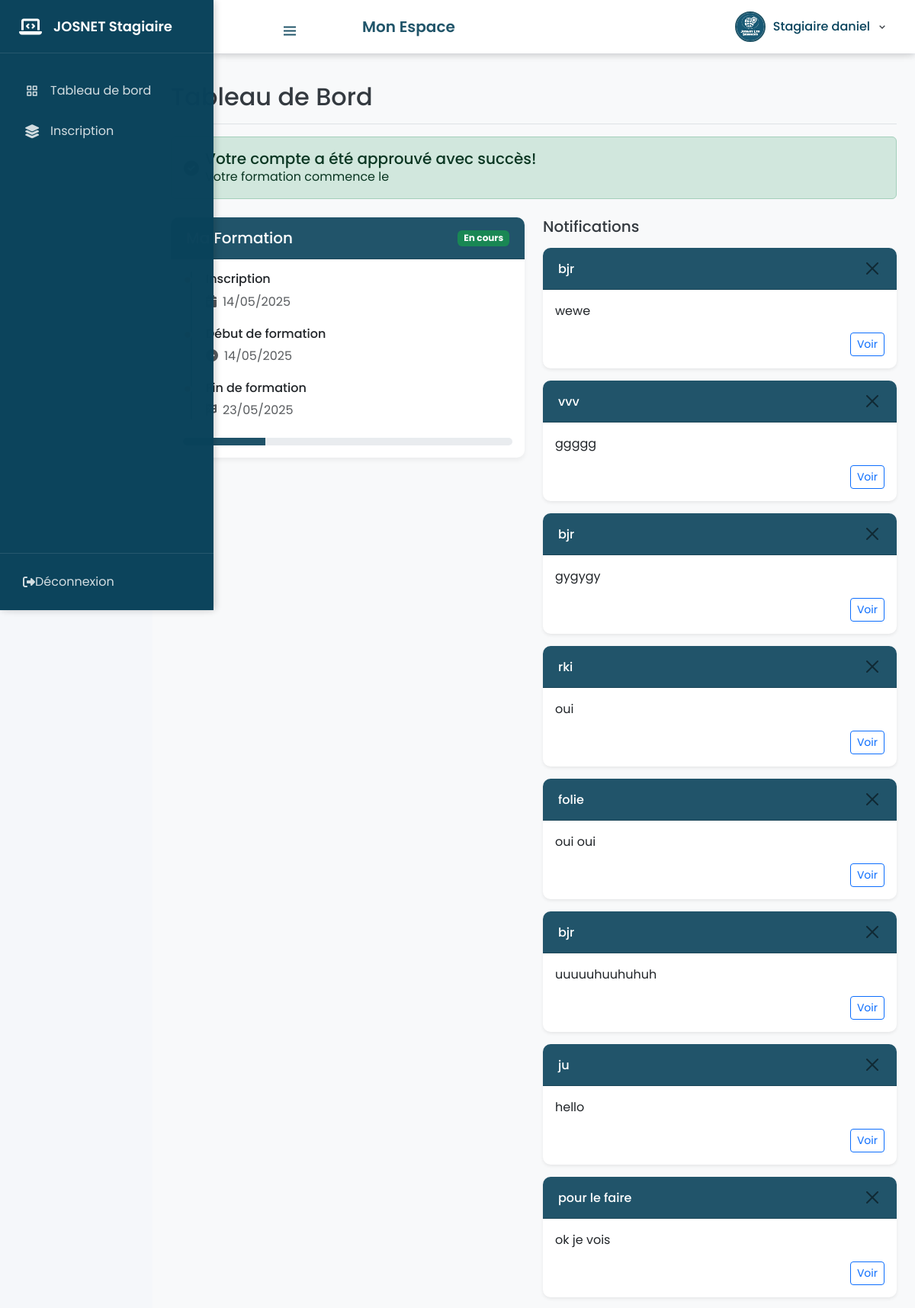
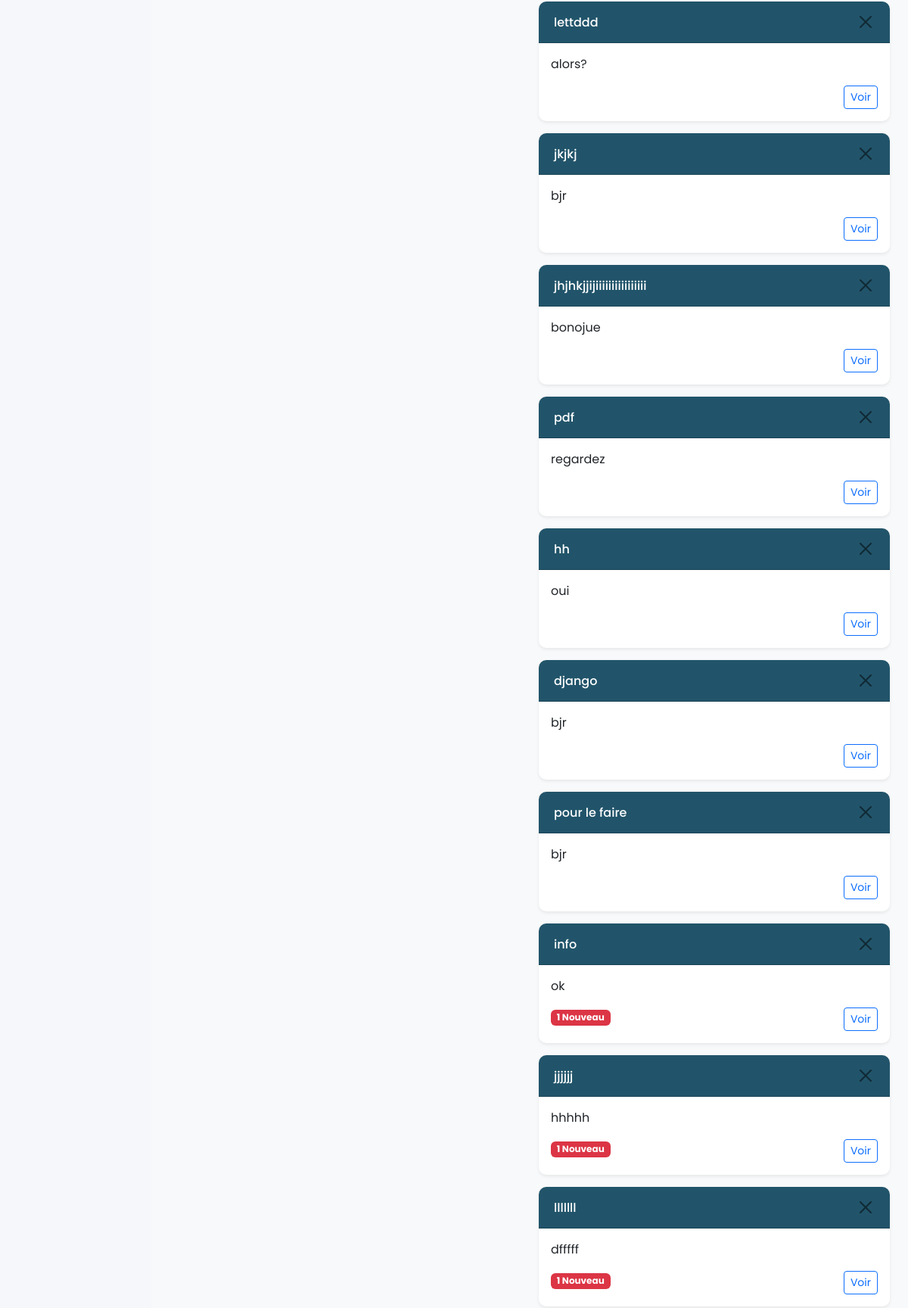
Screenshot of /dashapprenant (signed in, upper part) with the database file from the repository (2 pictures, top to bottom).
### inscription/models.py (models this page shows, shortened)
class Cours(models.Model):
    titre = models.CharField(max_length=100)
    description = models.TextField()
    formateur = models.ForeignKey(Formateur, on_delete=models.SET_NULL, null=True, blank=True)
    date_debut = models.DateField()
    date_fin = models.DateField()
    module = models.ForeignKey(Module, on_delete=models.CASCADE)
    price = models.DecimalField(max_digits=10, decimal_places=2,default=0)
    heure = models.FloatField(default=0)
    est_actif = models.BooleanField(default=True)

class Conversation(models.Model):
    sujet = models.CharField(max_length=200)
    participants = models.ManyToManyField(User, related_name='conversations')
    date_creation = models.DateTimeField(default=timezone.now)
    est_groupe = models.BooleanField(default=False)

class Message(models.Model):
    conversation = models.ForeignKey(Conversation, on_delete=models.CASCADE, related_name='messages')
    expediteur = models.ForeignKey(User, on_delete=models.CASCADE, related_name='messages_envoyes')
    contenu = models.TextField()
    fichier = models.FileField(upload_to='messages/fichiers/', null=True, blank=True)
    image = models.ImageField(upload_to='messages/images/', null=True, blank=True)
    date_envoi = models.DateTimeField(default=timezone.now)
    class Meta:
        ordering = ['date_envoi']

### inscription/views.py (the view)
# urls.py: path('dashapprenant', dashapprenant, name='dashapprenant'),
@login_required(login_url='login')
def dashapprenant(request):
    user = request.user
    paiements_list = Paiement.objects.filter(apprenant=user, paiement_effectue=True).order_by('-date_paiement')
    total_paiement = paiements_list.aggregate(Sum('prix'))['prix__sum'] or 0
    if paiements_list.exists():
        cours = Cours.objects.filter(paiement__in=paiements_list).distinct()
        total_heures = cours.aggregate(Sum('heure'))['heure__sum'] or 0
    else:
        cours = []
        total_heures = 0
    inscriptions = Inscription.objects.all()
    conversations = Conversation.objects.filter(participants=user).prefetch_related(
        Prefetch(
            'messages',
            queryset=Message.objects.order_by('-date_envoi'),
            to_attr='all_messages'
        )
    )
    data = []
    for conv in conversations:
        dernier_message = conv.all_messages[0] if conv.all_messages else None
        if dernier_message:
            non_lu = StatutMessage.objects.filter(
                message=dernier_message,
                utilisateur=user,
                est_lu=False
            ).exists()
            data.append({
                'conversation': conv,
                'dernier_message': dernier_message,
                'non_lu': non_lu
            })
    return render(request, 'dashapprenant.html', {
        'conversations': data,
        'cours': cours,
        'total_paiement': total_paiement,
        'paiements_list': paiements_list,
        'inscriptions': inscriptions,
        'total_heures': total_heures
    })

### inscription/templates/dashapprenant.html (shortened to what this page needs)
{% extends 'index_apprenant.html' %}
{% load static %}
{% block content %}
{% include "navappr.html" %}
<!DOCTYPE html>
<html lang="fr">
<head>
    <link href="https://cdn.jsdelivr.net/npm/bootstrap@5.3.0/dist/css/bootstrap.min.css" rel="stylesheet">
    <link rel="stylesheet" href="https://cdnjs.cloudflare.com/ajax/libs/font-awesome/6.4.0/css/all.min.css">
</head>
<body>
    <br><br><br>
    <div class="container-fluid">
        <div class="row">
            <main class="col-md-9 ms-sm-auto col-lg-10 px-md-4 main-content">
                <div class="d-flex justify-content-between flex-wrap flex-md-nowrap align-items-center pt-3 pb-2 mb-3 border-bottom">
                    <h1 class="h2">Tableau de Bord</h1>
                </div>
                <div class="alert alert-success d-flex align-items-center mb-4" role="alert">
                    <div>
                        <h5 class="mb-0">Votre compte a été approuvé avec succès!</h5>
                        <p class="mb-0">Votre formation commence le <strong>{{ formation.date_debut|date:"d/m/Y" }}</strong></p>
                    </div>
                </div>
                <div class="row">
                    <div class="col-md-6">
                        <div class="card">
                            <div class="card-header d-flex justify-content-between align-items-center">
                                <h5 class="mb-0">Ma Formation</h5>
                                <span class="badge bg-success">En cours</span>
                            </div>
                            <div class="card-body">
                                <div class="timeline">
                                    <div class="timeline-item">
                                        <h6>Inscription</h6>
                                        <p class="text-muted mb-2">
                                            {{ user.date_joined|date:"d/m/Y" }}
                                        </p>
                                    </div>
                                    <div class="timeline-item">
                                        <h6>Début de formation</h6>
                                        <p class="text-muted mb-2">
                                            {% if cours %}
                                                {{ cours.0.date_debut|date:"d/m/Y" }}
                                            {% endif %}
                                        </p>
                                    </div>
                                    <div class="timeline-item">
                                        <h6>Fin de formation</h6>
                                        <p class="text-muted mb-2">
                                            {% if cours %}
                                                {{ cours.0.date_fin|date:"d/m/Y" }}
                                            {% endif %}
                                        </p>
                                    </div>
                                </div>
                                <div class="mt-4">
                                    <div class="progress">
                                        <div class="progress-bar" role="progressbar" style="width: 25%;" aria-valuenow="25" aria-valuemin="0" aria-valuemax="100"></div>
                                    </div>
                                </div>
                            </div>
                        </div>
</div>
<div class="col-md-6">
    <h5 class="mb-3">Notifications</h5>
    {% for conv in conversations %}
        <div class="card mb-3 shadow-sm notification-card {% if conv.non_lu %}border-warning{% endif %}">
            <div class="card-header d-flex justify-content-between align-items-center">
                <h6 class="mb-0">{{ conv.conversation.sujet }}</h6>
                <button type="button" class="btn-close btn-close-sm" aria-label="Fermer" onclick="this.closest('.notification-card').remove();"></button>
            </div>
            <div class="card-body">
                <p class="card-text">{{ conv.dernier_message.contenu|truncatewords:15 }}</p>
                {% if conv.non_lu %}
                    <span class="badge bg-danger">1 Nouveau</span>
                {% endif %}
                <a href="{% url 'messagerie:conv_apprenant' conv.conversation.pk %}" class="btn btn-sm btn-outline-primary float-end">Voir</a>
            </div>
        </div>
    {% empty %}
        <div class="card text-center text-muted p-4">
            <i class="fas fa-bell-slash fa-2x mb-2"></i>
            <p class="mb-0">Aucune nouvelle notification</p>
        </div>
    {% endfor %}
</div>
                    </div>
                </div>
                    </div>
</body>
</html>
{% endblock %}

### inscription/templates/navappr.html (shortened to what this page needs)
{% load static %}
<div class="admin-sidebar">
    <a href="{% url 'accueil' %}" class="sidebar-header" style="display: flex; align-items: center; text-decoration: none; color: inherit;">
    <i class="fas fa-laptop-code"></i>
    <span class="logo-name">JOSNET Stagiaire</span>
</a>
    <ul class="sidebar-menu">
        <li class="menu-item">
            <a href="{% url 'dashapprenant' %}">
                <i class="bx bx-grid-alt"></i>
                <span>Tableau de bord</span>
            </a>
        </li>
        <li class="menu-item">
            <a href="{% url 'inscription_cours' %}">
                <i class="fas fa-layer-group"></i>
                <span>Inscription</span>
            </a>
        </li>
    </ul>
    <div class="sidebar-footer">
        <a href="{% url 'login' %}" class="logout-btn">
            <i class="fas fa-sign-out-alt"></i>
            <span>Déconnexion</span>
        </a>
    </div>
</div>
<nav class="admin-topbar">
    <div class="left-section">
        <button class="sidebar-toggle">
            <i class="bx bx-menu"></i>
        </button>
        <h1 class="page-title">Mon Espace</h1>
    </div>
    <div class="right-section">
        <div class="profile-dropdown">
            <img src="{% static 'images/logo.jpg' %}" alt="Apprenant" class="profile-img">
            <span class="admin-name">Stagiaire {{user}}</span>
            <i class="bx bx-chevron-down"></i>
        </div>
    </div>
</nav>

### inscription/static/css/style.css (style rules this page uses)
* { margin: 0; padding: 0; box-sizing: border-box; font-family: "Poppins", sans-serif; }
button { background-color: #185a76; color: white; width: 150px; height: 30px; border: 1px solid #ccc; font-size: 15px; border-radius: 5px; }

### inscription/templates/navappr.html (style rules this page uses)
:root { --primary-color: #063244; --primary-dark: #08435c; --primary-light: #e9f7fe; --sidebar-width: 280px; --topbar-height: 70px; --transition-speed: 0.3s; }
.admin-sidebar { position: fixed; top: 0; left: 0; width: var(--sidebar-width); height: 100vh; background: var(--primary-color); color: white; transition: all var(--transition-speed) ease; z-index: 1000; display: flex; flex-direction: column; box-shadow: 2px 0 10px rgba(0, 0, 0, 0.1); }
.sidebar-header { display: flex; align-items: center; padding: 0 25px; height: var(--topbar-height); border-bottom: 1px solid rgba(255, 255, 255, 0.1); }
.sidebar-header i { font-size: 24px; margin-right: 15px; color: white; }
.logo-name { font-size: 18px; font-weight: 600; color: white; }
.sidebar-menu { flex: 1; overflow-y: auto; padding: 20px 0; margin: 0; list-style: none; }
.menu-item { margin: 5px 15px; }
.menu-item a { display: flex; align-items: center; padding: 12px 15px; color: rgba(255, 255, 255, 0.8); text-decoration: none; border-radius: 6px; transition: all var(--transition-speed) ease; position: relative; }
.menu-item i { font-size: 18px; margin-right: 12px; width: 24px; text-align: center; }
.sidebar-footer { padding: 15px; border-top: 1px solid rgba(255, 255, 255, 0.1); }
.logout-btn { display: flex; align-items: center; padding: 10px 15px; color: rgba(255, 255, 255, 0.8); text-decoration: none; border-radius: 6px; transition: all var(--transition-speed) ease; }
.admin-topbar { position: fixed; top: 0; left: var(--sidebar-width); right: 0; height: var(--topbar-height); background: white; display: flex; align-items: center; justify-content: space-between; padding: 0 25px; box-shadow: 0 2px 10px rgba(0, 0, 0, 0.1); z-index: 999; transition: all var(--transition-speed) ease; }
.left-section { display: flex; align-items: center; }
.sidebar-toggle { background: none; border: none; font-size: 24px; color: var(--primary-color); margin-right: 20px; cursor: pointer; padding: 5px; border-radius: 4px; transition: all var(--transition-speed) ease; }
.page-title { font-size: 20px; font-weight: 600; color: var(--primary-color); margin: 0; }
.right-section { display: flex; align-items: center; }
.profile-dropdown { position: relative; display: flex; align-items: center; cursor: pointer; padding: 5px 10px; border-radius: 25px; transition: all var(--transition-speed) ease; }
.profile-img { width: 40px; height: 40px; border-radius: 50%; object-fit: cover; margin-right: 10px; border: 2px solid var(--primary-light); }
.admin-name { font-weight: 500; color: var(--primary-dark); margin-right: 8px; }

### inscription/templates/dashapprenant.html (style rules this page uses)
:root { --primary-color: #09425ae6; --primary-light: #074156e6; --secondary-color: #f8f9fa; --accent-color: #ff6b35; --text-dark: #343a40; --text-light: #f8f9fa; }
body { font-family: 'Segoe UI', Tahoma, Geneva, Verdana, sans-serif; background-color: #f5f7fa; color: var(--text-dark); }
.main-content { padding: 20px; background-color: var(--secondary-color); }
.card { border-radius: 10px; box-shadow: 0 4px 6px rgba(0, 0, 0, 0.05); margin-bottom: 20px; border: none; transition: transform 0.3s; }
.card-header { background-color: var(--primary-color); color: white; border-radius: 10px 10px 0 0 !important; padding: 15px 20px; font-weight: 600; }
.progress { height: 10px; border-radius: 5px; background-color: #e9ecef; }
.progress-bar { background-color: var(--primary-color); }
.timeline { position: relative; padding-left: 30px; }
.timeline::before { content: ''; position: absolute; left: 10px; top: 0; bottom: 0; width: 2px; background-color: var(--primary-color); }
.timeline-item { position: relative; margin-bottom: 20px; }
.timeline-item::before { content: ''; position: absolute; left: -30px; top: 5px; width: 12px; height: 12px; border-radius: 50%; background-color: var(--accent-color); border: 2px solid white; }

### rows the page displays
Cours: date_debut "14/05/2025", date_fin "23/05/2025"
Conversation: conversation.sujet "bjr", dernier_message.contenu "wewe"
Conversation: conversation.sujet "vvv", dernier_message.contenu "ggggg"
Conversation: conversation.sujet "bjr", dernier_message.contenu "gygygy"
Conversation: conversation.sujet "rki", dernier_message.contenu "oui"
Conversation: conversation.sujet "folie", dernier_message.contenu "oui oui"
Conversation: conversation.sujet "bjr", dernier_message.contenu "uuuuuhuuhuhuh"
Conversation: conversation.sujet "ju", dernier_message.contenu "hello"
Conversation: conversation.sujet "pour le faire", dernier_message.contenu "ok je vois"
Conversation: conversation.sujet "lettddd", dernier_message.contenu "alors?"
Conversation: conversation.sujet "jkjkj", dernier_message.contenu "bjr"
Conversation: conversation.sujet "jhjhkjjijiiiiiiiiiiiiiiii", dernier_message.contenu "bonojue"
Conversation: conversation.sujet "pdf", dernier_message.contenu "regardez"
Conversation: conversation.sujet "hh", dernier_message.contenu "oui"
Conversation: conversation.sujet "django", dernier_message.contenu "bjr"
Conversation: conversation.sujet "pour le faire", dernier_message.contenu "bjr"
Conversation: conversation.sujet "info", dernier_message.contenu "ok", shows "1 Nouveau"
Conversation: conversation.sujet "jjjjjj", dernier_message.contenu "hhhhh", shows "1 Nouveau"
Conversation: conversation.sujet "lllllll", dernier_message.contenu "dfffff", shows "1 Nouveau"

### other values shown
{{ user }} "daniel"
{{ user.date_joined|date:"d/m/Y" }} "14/05/2025"
